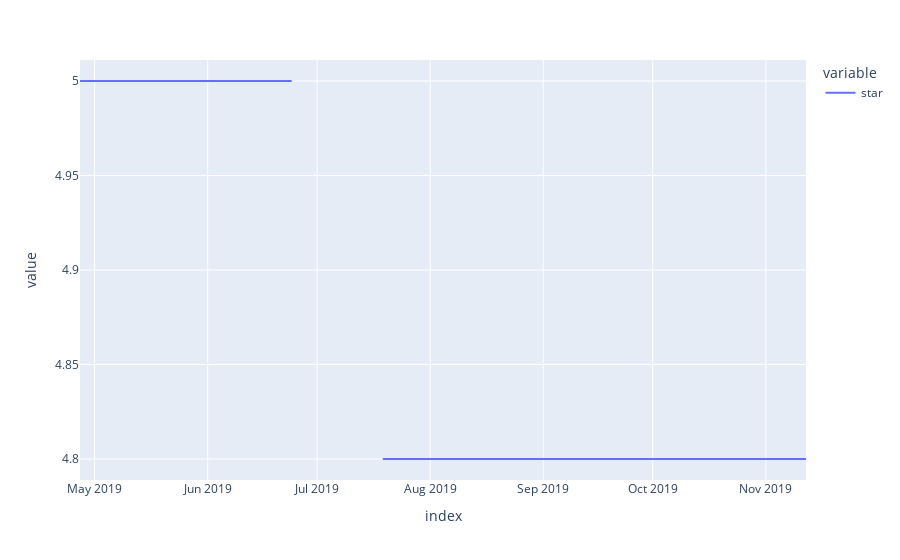

Here is the notebook cell this chart was saved with:
### Code cell
# 现在画图查看一下，很明显的看出哪几天数据缺失了（非题目）
star_fig2 = new_df.plot()
star_fig2.show()

### Figure 1 — Plotly figure (JSON) as saved in the notebook; plotly's stock layout.template omitted (floating-point values rounded to 4 significant figures; data arrays with more than 128 entries replaced by an {"elided": "..."} marker saying what was removed)
{"data": [{"hovertemplate": "variable=star<br>index=%{x}<br>value=%{y}<extra></extra>", "legendgroup": "star", "line": {"color": "#636efa", "dash": "solid"}, "mode": "lines", "name": "star", "orientation": "v", "showlegend": true, "type": "scatter", "x": {"elided": "200 str values"}, "xaxis": "x", "y": {"elided": "200 float values"}, "yaxis": "y"}], "layout": {"legend": {"title": {"text": "variable"}, "tracegroupgap": 0}, "margin": {"t": 60}, "xaxis": {"anchor": "y", "domain": [0, 1], "title": {"text": "index"}}, "yaxis": {"anchor": "x", "domain": [0, 1], "title": {"text": "value"}}}}
